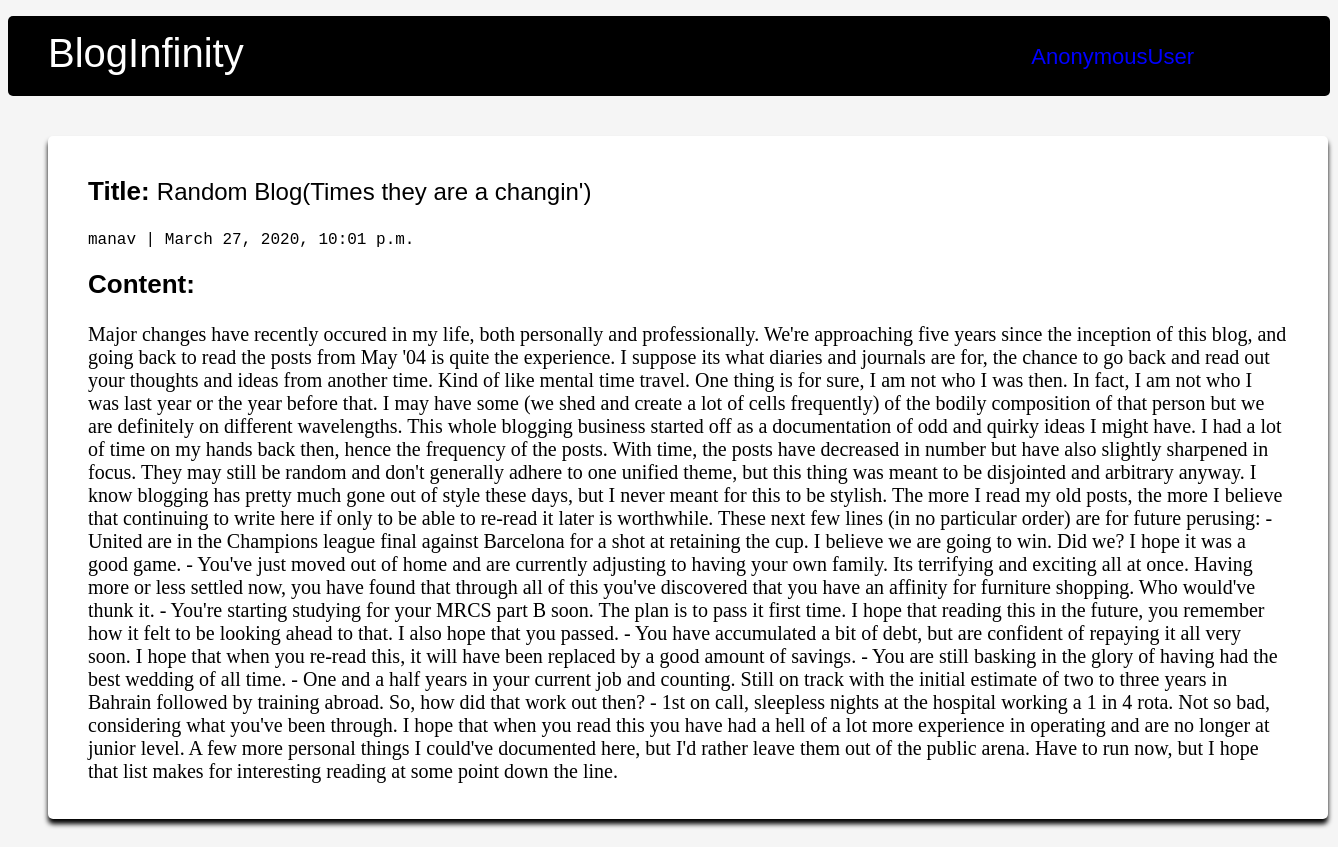
/dashboard/2, run on the app's committed database.
### dashboard/models.py (models this page shows, shortened)
class Post(models.Model):
    title = models.CharField(max_length= 140)
    body = models.TextField()
    author = models.ForeignKey(User, on_delete= models.CASCADE)
    updated_on = models.DateTimeField(auto_now= True)
    created_on = models.DateTimeField(auto_now_add=True)
    status = models.IntegerField(choices=STATUS, default=1)

### dashboard/templates/dashboard/post.html
{% extends 'dashboard/base.html' %}
{% block content %}
    <div class="card1">
        <p class="card-title"><span class = "title">Title: </span>{{ post.title }}</p>
        <p class="author">{{ post.author }} | {{ post.created_on}} </p>
        <p class="card-text"><span class = "con-text">Content:</span><br><br> {{ post.body|safe }}</p>
    </div>
{% endblock %}

### dashboard/static/css/dashboard.css (style rules this page uses)
html { background-color: whitesmoke; }
p { text-align: left; font-size: 20px; }
.con-text { font-size: 26px; font-weight: bolder; font-family: sans-serif; }
.author { font-weight: 300; font-family: monospace; font-size: 16px; }
.card-title { font-family: sans-serif; font-size: 24px; }
.title { font-weight: bolder; font-size: 26px; }
.card-text { font-size: 20px; font-family: 'Times New Roman', Times, serif; }
.card1 { box-shadow: 0 5px 5px black; border-radius: 5px; height: auto; width: 150vh; margin-top: 5vh; margin-left: 5vh; background-color: white; padding: 2vh 5vh; margin-bottom: 5vh; }

### data on the page
Post: title "Random Blog(Times they are a changin')", author "manav", created_on "March 27, 2020, 10:01 p.m.", body "Major changes have recently occured in my life, both personally and professionally. We're approaching five years since the inception of this blog, and going back to read the posts from May '04 is quite the experience. I suppose its what diaries and journals are for, the chance to go back and read out your thoughts and ideas from another time. Kind of like mental time travel. One thing is for sure, I am not who I was then. In fact, I am not who I was last year or the year before that. I may have some (we shed and create a lot of cells frequently) of the bodily composition of that person but we are definitely on different wavelengths. This whole blogging business started off as a…"

### other printed values
{{ user }} "AnonymousUser"
